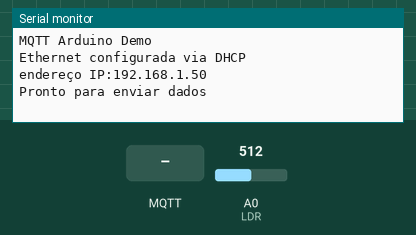
Recording of a sketch running on a simulated Arduino Uno, built with avr-gcc and run on an emulated ATmega328P. Parts: the last lines printed to the serial monitor. Inputs (shaded band) come from the test bench; at power-on: A0 (LDR) = 512. WiFi joins after 1.5 s; servers stay silent unless stated; no MQTT or app messages arrive unless stated.

Above: at 2.7 s.
2.8 s: MQTT message "1" arrives on the first subscribed topic
At 5.5 s:
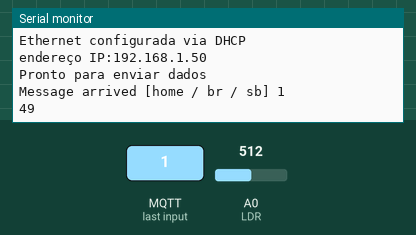
5.8 s: MQTT message "0" arrives on the first subscribed topic
At 6.6 s:
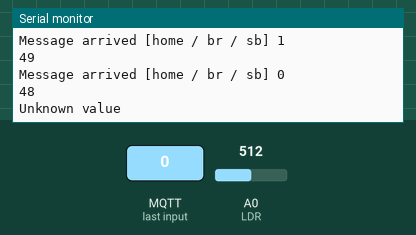
7.3 s: MQTT message "on" arrives on the first subscribed topic
At 7.8 s:
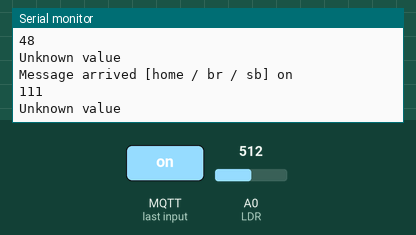
8.8 s: MQTT message "off" arrives on the first subscribed topic
At 10.2 s:
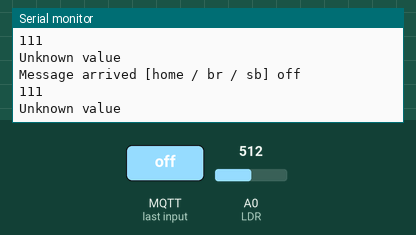
Timing chart, 0 to 11.3 s (numbered marks = the images above; inputs shaded):
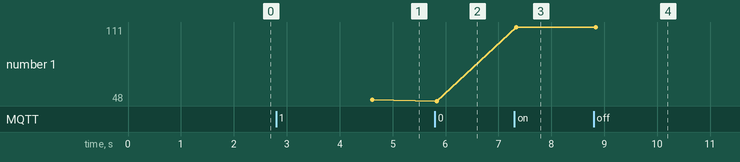

Measured:
- after the input at 2.8 s, the serial monitor: prints a new line after 1.8 s (image 1)
- after the input at 5.8 s, the serial monitor: prints a new line at once (image 2)
- after the input at 7.3 s, the serial monitor: prints a new line at once (image 3)
- after the input at 8.8 s, the serial monitor: prints a new line at once (image 4)
- plotted number 1: 49 → 48 after the input at 5.8 s, 48 → 111 after the input at 7.3 s

The sketch:

ENC28J60_Publisher.ino
```cpp
#include <UIPEthernet.h>
#include "PubSubClient.h"

//--------------------------------------------------------------------------
#define CLIENT_ID       "Hal"
//#define TOPIC           "temp"
#define PUBLISH_DELAY   3000
#define PUB_TOPIC "my_username/f/temperature" //Adafruit dashboard
#define PUB_TOPIC_h "my_username/f/humidity" //Adafruit dashboard
#define DHTPIN          3
#define DHTTYPE         DHT11
#define ledPin 13
#define relayPin 8

#define mqttServer "broker.hivemq.com"
#define port "1883"

String ip = "";

int lichtstatus;
uint8_t mac[6] = {0x00, 0x01, 0x02, 0x03, 0x04, 0x06};
//------------------------------------------------------------------------

EthernetClient ethClient;
PubSubClient mqttClient;
//Dht DHT (DHTPIN, DHTTYPE);

long previousMillis;

void setup () {


  Serial.begin (9600);
  while (! Serial) {};
  Serial.println (F ("MQTT Arduino Demo"));
  Serial.println ();

  // configuração de comunicação ethernet usando DHCP
  if (Ethernet.begin (mac) == 0) {
    //Serial.println(F("Unable to configure Ethernet usando DHCP "));
    for (;;);
  }

  Serial.println (F ("Ethernet configurada via DHCP"));
  Serial.print ("endereço IP:");
  Serial.println (Ethernet.localIP ());
  Serial.println ();

  ip = String (Ethernet.localIP () [0]);
  ip = ip + ".";
  ip = ip + String (Ethernet.localIP () [1]);
  ip = ip + ".";
  ip = ip + String (Ethernet.localIP () [2]);
  ip = ip + ".";
  ip = ip + String (Ethernet.localIP () [3]);
  //Serial.println(ip);

  // setup mqtt client
  mqttClient.setClient (ethClient);
  mqttClient.setServer(mqttServer, port);

  //Serial.println(F("MQTT client configured ")));
  mqttClient.setCallback (callback);

  Serial.println ();
  Serial.println (F ("Pronto para enviar dados"));
  previousMillis = millis ();
  mqttClient.publish ("home / br / nb / ip", ip.c_str ()); // Revisar
}

void loop () {

  lichtstatus = analogRead (A0); // Lê um LDR


  // é hora de enviar novos dados?
  if (millis () - previousMillis> PUBLISH_DELAY) {
    sendData ();
    previousMillis = millis ();

  }

  mqttClient.loop ();
}

//--------------------------------------------------------------
void sendData () {


  char msgBuffer [20];
  float h = 3;
  float t = 88;

//  Serial.println ((relaystate == LOW)? "OPEN": "FECHADO");
  if (mqttClient.connect (CLIENT_ID))
  {
  //  mqttClient.publish ("home / pt / nb / temp", dtostrf (t, 6, 2, msgBuffer));
 //   mqttClient.publish ("home / br / nb / humid", dtostrf (h, 6, 2, msgBuffer));
 //   mqttClient.publish ("home / br / nb / deur", (statusBD == HIGH)? "ABERTO": "FECHADO");

    mqttClient.subscribe ("home / br / sb");

    int startsend=1; // apagar depois
    if (startsend) {
     // mqttClient.publish ("home / br / nb / relay", (relaystate == BAIXO)? "OPEN": "FECHADO");
      mqttClient.publish ("home / br / nb / ip", ip.c_str ());
      startsend = LOW;
    }
  }
}

void callback(char* topic, byte* payload, unsigned int length) {
  char msgBuffer[20];
  // I am only using one ascii character as command, so do not need to take an entire word as payload
  // However, if you want to send full word commands, uncomment the next line and use for string comparison
   //payload[length] = '\0';            // terminate string with '0'
  //String strPayload = String((char*)payload);  // convert to string
  // Serial.println(strPayload); //can use this if using longer southbound topics
  Serial.print("Message arrived [");
  Serial.print(topic);
  Serial.print("] ");//MQTT_BROKER
  for (int i = 0; i < length; i++) {
    Serial.print((char)payload[i]);
  }
  Serial.println();
  Serial.println(payload[0]);

  // Examine only the first character of the message
  if (payload[0] == 49)             // Message "1" in ASCII (turn output ON)
  {
     // DEFINIR AÇÃO

  } else {
    Serial.println("Unknown value");
    mqttClient.publish("home/br/nb", "Syntax Error");
  }

}
```
